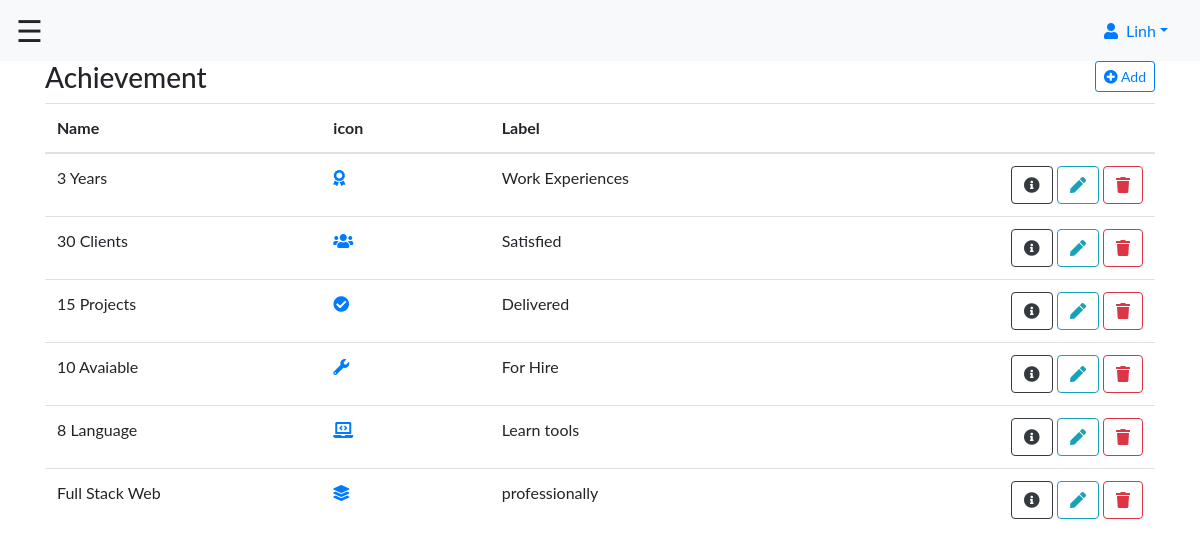
The page /server/page_item/achievement.php (signed in) on the database its author committed.
### tables this page shows
CREATE TABLE `achievement` (
  `id_achi` int(11) NOT NULL,
  `id_a` int(11) DEFAULT NULL,
  `name_achi` varchar(255) DEFAULT NULL,
  `icon_achi` varchar(500) DEFAULT NULL,
  `label` varchar(255) DEFAULT NULL
);

### server/database/dbhandler.php (called while the page is built, shortened)
<?php
    require("dbconnect.php");
    function queryhandler( $query, $option , $data = [] ){
        global $conn;
        $stmt = $conn->prepare($query);
        $stmt->execute();
        return($option =="set") ? $stmt : $stmt->get_result()->fetch_all(MYSQLI_ASSOC);
    }

### server/page_item/achievement.php (the view, shortened to what this page needs)
<?php
require("../database/dbhandler.php");
$admin = queryhandler("Select * from admin LIMIT 1","get");
$achie = queryhandler("SELECT * FROM achievement","get");
?>
<!doctype html>
<html lang="en">
  <head>
    <link rel="stylesheet" href="../../css/bootstrap.min.css">
    <link href="../../fontawesome-free-5.12.0-web/css/all.css" rel="stylesheet">
  </head>
  <body>
  <div class="wrapper">
      <div id="body">
        <?php
          include("../component/nav.php");
        ?>
        <div class="content">
          <div class="container">
            <div class="page-title">
              <h3>
                Achievement
                <a href="add_achievement.php" class="btn btn-sm btn-outline-primary float-right"><i class="fas fa-plus-circle"></i> Add</a>
              </h3>
            </div>
            <div class="box box-primary">
              <div class="box-body">
                <table width="100%" class="table table-hover display wrap" id="dataTables-example">
                  <thead>
                    <tr>
                      <th>Name</th>
                      <th>icon</th>
                      <th></th>
                      <th>Label</th>
                      <th></th>
                    </tr>
                  </thead>
                  <tbody>
                    <?php
                      if(count($achie) > 0) {
                        foreach($achie as $achi) {
                    ?>
                    <tr>
                        <td><?php echo $achi["name_achi"] ?></td>
                        <td><i class="<?php echo $achi["icon_achi"] ?> text-primary"></i></td>
                        <td></td>
                        <td><?php echo $achi["label"] ?></td>
                        <td class="text-right">
                            <a href="detail_achievement.php?id=<?php echo $achi["id_achi"] ?>" class="btn btn-outline-dark btn-rounded"><i class="fas fa-info-circle"></i></a>
                            <a href="edit_achievement.php?id=<?php echo $achi["id_achi"] ?>" class="btn btn-outline-info btn-rounded"><i class="fas fa-pen"></i></a>
                            <a href="delete_achievement.php?id=<?php echo $achi["id_achi"] ?>" class="btn btn-outline-danger btn-rounded"><i class="fas fa-trash"></i></a>
                        </td>
                    </tr>
                    <?php
                        }
                      }
                    ?>
                  </tbody>
                </table>
              </div>
            </div>
          </div>
        </div>
      </div>
    </div>
</body>
  </body>
</html>

### server/component/nav.php (shortened to what this page needs)
<nav class="navbar navbar-expand-sm navbar-light bg-light sticky-top">
            <span style="font-size:30px;cursor:pointer" onclick="openNav()">&#9776;</span>
            <div class="btn-group-vertical ml-auto" role="group" aria-label="">
                <div class="btn-group mr-3" role="group">
                    <a id="dropdownId" type="button" class="dropdown-toggle" data-toggle="dropdown" aria-haspopup="true"aria-expanded="false"><i class="fas fa-user mr-2"></i><?php echo explode(" ",$admin[0]['name_a'])[count(explode(" ",$admin[0]['name_a']))-1];?></a>
                </div>
            </div>
</nav>

### server/component/sidebar.php (style rules this page uses)
body { font-family: "Lato", sans-serif; }

### rows shown on the page
achievement: name_achi "3 Years", label "Work Experiences"
achievement: name_achi "30 Clients", label "Satisfied"
achievement: name_achi "15 Projects", label "Delivered"
achievement: name_achi "10 Avaiable", label "For Hire"
achievement: name_achi "8 Language", label "Learn tools"
achievement: name_achi "Full Stack Web", label "professionally"
